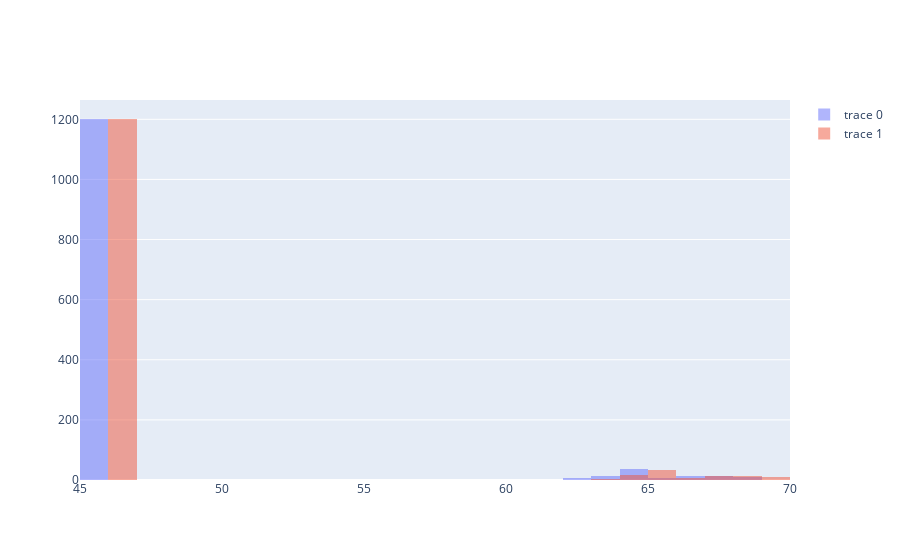

Notebook cell for this chart:
### Code cell
x0 = bnp["Open"]
# Add 1 to shift the mean of the Gaussian distribution
x1 = bnp["Close"]+ 1

fig = go.Figure()
fig.add_trace(go.Histogram(x=x0))
fig.add_trace(go.Histogram(x=x1))

# Overlay both histograms
fig.update_layout(barmode='overlay')
# Reduce opacity to see both histograms
fig.update_traces(opacity=0.5)
fig.show()

### Figure 1 — Plotly figure (JSON) as saved in the notebook; plotly's stock layout.template omitted (floating-point values rounded to 4 significant figures; data arrays with more than 128 entries replaced by an {"elided": "..."} marker saying what was removed)
{"data": [{"opacity": 0.5, "type": "histogram", "x": {"elided": "1299 float values"}}, {"opacity": 0.5, "type": "histogram", "x": {"elided": "1299 float values"}}], "layout": {"barmode": "overlay"}}
